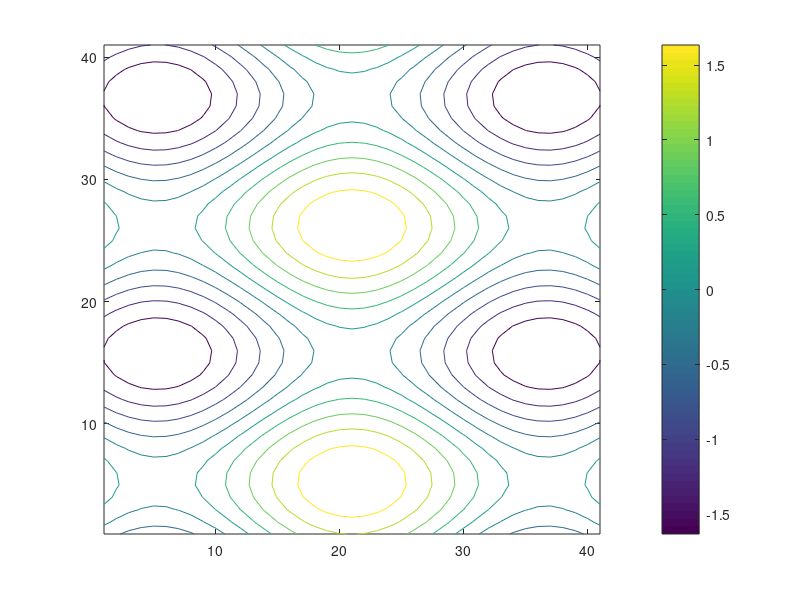

This chart was generated by the following MATLAB code:
[X, Y] = meshgrid([-4:0.2:4], [-4:0.2:4]);
Z = cos(X) + sin(1.5 * Y);
contour(Z)
colorbar
print -dpng 'mesh3d_contour.png'
